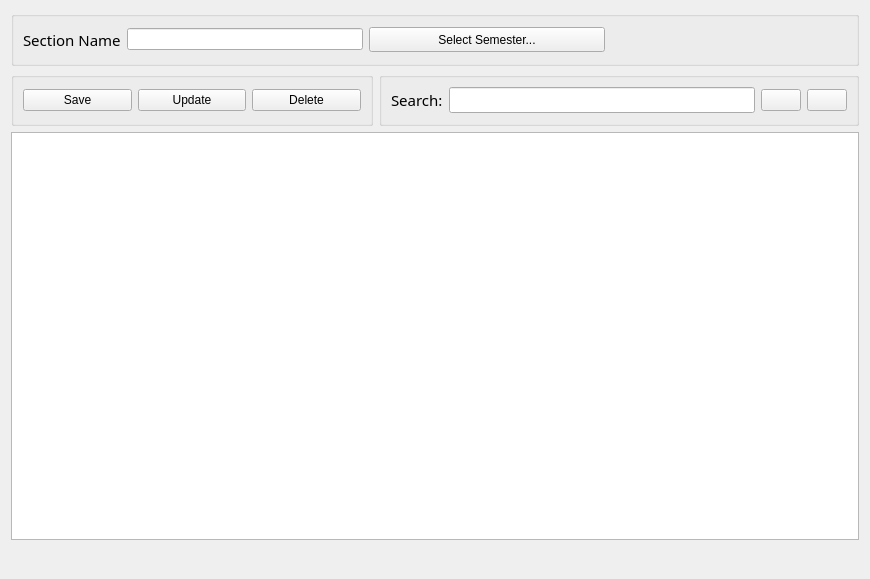
<?xml version="1.0" encoding="UTF-8"?>
<ui version="4.0">
 <class>Form</class>
 <widget class="QWidget" name="Form">
  <property name="geometry">
   <rect>
    <x>0</x>
    <y>0</y>
    <width>870</width>
    <height>579</height>
   </rect>
  </property>
  <property name="windowTitle">
   <string>Form</string>
  </property>
  <layout class="QGridLayout" name="gridLayout_3">
   <item row="0" column="0" colspan="2">
    <widget class="QGroupBox" name="groupBoxOne">
     <property name="sizePolicy">
      <sizepolicy hsizetype="Preferred" vsizetype="Preferred">
       <horstretch>0</horstretch>
       <verstretch>0</verstretch>
      </sizepolicy>
     </property>
     <property name="minimumSize">
      <size>
       <width>0</width>
       <height>55</height>
      </size>
     </property>
     <property name="title">
      <string/>
     </property>
     <layout class="QGridLayout" name="gridLayout">
      <property name="spacing">
       <number>6</number>
      </property>
      <item row="0" column="0">
       <widget class="QLabel" name="label">
        <property name="font">
         <font>
          <family>Century Gothic</family>
          <pointsize>11</pointsize>
         </font>
        </property>
        <property name="text">
         <string>Section Name</string>
        </property>
       </widget>
      </item>
      <item row="0" column="1">
       <widget class="QLineEdit" name="textSectionName"/>
      </item>
      <item row="0" column="2">
       <widget class="QPushButton" name="BtnSelectSemester">
        <property name="sizePolicy">
         <sizepolicy hsizetype="Expanding" vsizetype="Fixed">
          <horstretch>0</horstretch>
          <verstretch>0</verstretch>
         </sizepolicy>
        </property>
        <property name="minimumSize">
         <size>
          <width>0</width>
          <height>25</height>
         </size>
        </property>
        <property name="text">
         <string>Select Semester...</string>
        </property>
       </widget>
      </item>
      <item row="0" column="3">
       <widget class="QLabel" name="LblSection">
        <property name="sizePolicy">
         <sizepolicy hsizetype="Expanding" vsizetype="Fixed">
          <horstretch>0</horstretch>
          <verstretch>0</verstretch>
         </sizepolicy>
        </property>
        <property name="font">
         <font>
          <family>Century Gothic</family>
          <pointsize>11</pointsize>
         </font>
        </property>
        <property name="text">
         <string/>
        </property>
        <property name="alignment">
         <set>Qt::AlignCenter</set>
        </property>
        <property name="wordWrap">
         <bool>true</bool>
        </property>
        <property name="openExternalLinks">
         <bool>false</bool>
        </property>
       </widget>
      </item>
     </layout>
    </widget>
   </item>
   <item row="1" column="0">
    <widget class="QGroupBox" name="groupBoxTwo">
     <property name="sizePolicy">
      <sizepolicy hsizetype="Expanding" vsizetype="Fixed">
       <horstretch>0</horstretch>
       <verstretch>0</verstretch>
      </sizepolicy>
     </property>
     <property name="minimumSize">
      <size>
       <width>360</width>
       <height>54</height>
      </size>
     </property>
     <property name="title">
      <string/>
     </property>
     <layout class="QGridLayout" name="gridLayout_2">
      <item row="0" column="2">
       <widget class="QPushButton" name="BtnDelete">
        <property name="styleSheet">
         <string notr="true"/>
        </property>
        <property name="text">
         <string>Delete</string>
        </property>
        <property name="icon">
         <iconset>
          <normaloff>../../Assets/Images/IMG-Delete.png</normaloff>../../Assets/Images/IMG-Delete.png</iconset>
        </property>
        <property name="iconSize">
         <size>
          <width>32</width>
          <height>32</height>
         </size>
        </property>
       </widget>
      </item>
      <item row="0" column="0">
       <widget class="QPushButton" name="BtnSave">
        <property name="styleSheet">
         <string notr="true"/>
        </property>
        <property name="text">
         <string>Save</string>
        </property>
        <property name="icon">
         <iconset>
          <normaloff>../../Assets/Images/IMG-Save.png</normaloff>../../Assets/Images/IMG-Save.png</iconset>
        </property>
        <property name="iconSize">
         <size>
          <width>32</width>
          <height>32</height>
         </size>
        </property>
       </widget>
      </item>
      <item row="0" column="1">
       <widget class="QPushButton" name="BtnUpdate">
        <property name="text">
         <string>Update</string>
        </property>
        <property name="icon">
         <iconset>
          <normaloff>../../Assets/Images/IMG-Update.png</normaloff>../../Assets/Images/IMG-Update.png</iconset>
        </property>
        <property name="iconSize">
         <size>
          <width>32</width>
          <height>32</height>
         </size>
        </property>
       </widget>
      </item>
     </layout>
    </widget>
   </item>
   <item row="1" column="1">
    <widget class="QGroupBox" name="groupBoxThree">
     <property name="minimumSize">
      <size>
       <width>480</width>
       <height>50</height>
      </size>
     </property>
     <property name="title">
      <string/>
     </property>
     <layout class="QGridLayout" name="gridLayout_4">
      <item row="0" column="0">
       <widget class="QLabel" name="label_8">
        <property name="font">
         <font>
          <family>Century Gothic</family>
          <pointsize>11</pointsize>
          <weight>50</weight>
          <bold>false</bold>
         </font>
        </property>
        <property name="styleSheet">
         <string notr="true"/>
        </property>
        <property name="text">
         <string>Search:</string>
        </property>
       </widget>
      </item>
      <item row="0" column="1">
       <widget class="QLineEdit" name="textSearch">
        <property name="font">
         <font>
          <family>Century Gothic</family>
          <pointsize>10</pointsize>
         </font>
        </property>
        <property name="styleSheet">
         <string notr="true"/>
        </property>
       </widget>
      </item>
      <item row="0" column="2">
       <widget class="QPushButton" name="BtnFilters">
        <property name="styleSheet">
         <string notr="true"/>
        </property>
        <property name="text">
         <string/>
        </property>
        <property name="icon">
         <iconset>
          <normaloff>../../Assets/Images/IMG-Filter.png</normaloff>../../Assets/Images/IMG-Filter.png</iconset>
        </property>
        <property name="iconSize">
         <size>
          <width>32</width>
          <height>32</height>
         </size>
        </property>
       </widget>
      </item>
      <item row="0" column="3">
       <widget class="QPushButton" name="BtnClearFilters">
        <property name="styleSheet">
         <string notr="true"/>
        </property>
        <property name="text">
         <string/>
        </property>
        <property name="icon">
         <iconset>
          <normaloff>../../Assets/Images/IMG-Delete.png</normaloff>../../Assets/Images/IMG-Delete.png</iconset>
        </property>
        <property name="iconSize">
         <size>
          <width>32</width>
          <height>32</height>
         </size>
        </property>
       </widget>
      </item>
     </layout>
    </widget>
   </item>
   <item row="2" column="0" colspan="2">
    <widget class="QTableWidget" name="tableSection"/>
   </item>
   <item row="3" column="0" colspan="2">
    <widget class="QLabel" name="LblMessage">
     <property name="minimumSize">
      <size>
       <width>0</width>
       <height>22</height>
      </size>
     </property>
     <property name="font">
      <font>
       <family>Century Gothic</family>
       <pointsize>11</pointsize>
      </font>
     </property>
     <property name="text">
      <string/>
     </property>
     <property name="alignment">
      <set>Qt::AlignCenter</set>
     </property>
    </widget>
   </item>
  </layout>
 </widget>
 <resources/>
 <connections/>
</ui>
